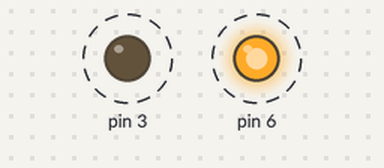
Simulated run of this sketch. Board: Arduino Uno, built with avr-gcc and run on an emulated ATmega328P. Parts: output pins drawn as LEDs (lit = HIGH). Dashed ring = blinking.

Above: at 0.5 s.
Timing chart, 0 to 4.6 s (numbered marks = the images above):
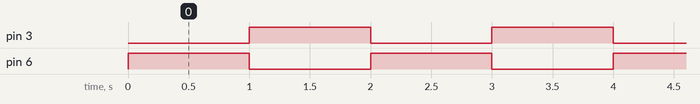

The sketch:

kod04.ino
```cpp
// the setup function runs once when you press reset or power the board
void setup() {
  // initialize digital pin LED_BUILTIN as an output.
  pinMode(6, OUTPUT);
  pinMode(3, OUTPUT);
}

// the loop function runs over and over again forever
void loop() {
  digitalWrite(6, HIGH);
  digitalWrite(3, LOW);   // turn the LED on (HIGH is the voltage level)
  delay(1000);                       // wait for a second
  digitalWrite(6, LOW);
  digitalWrite(3, HIGH);    // turn the LED off by making the voltage LOW
  delay(1000);                       // wait for a second
}
```

Measured:
- by itself, pin 3, pin 6: alternates HIGH for 1.0 s and LOW for 1.0 s
